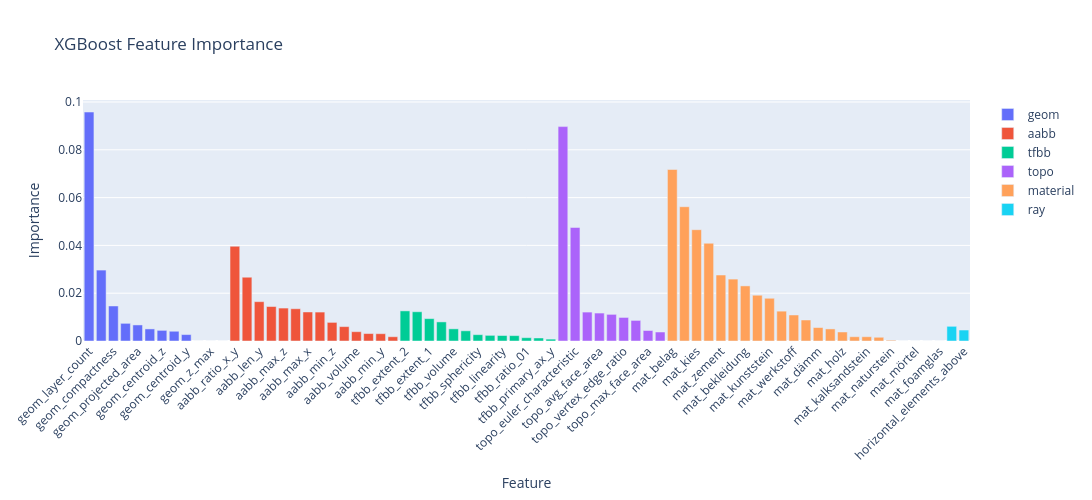

The notebook cell this image was saved under:
### Code cell
# plot feature importance for xgboost
df_imp = trainer_xgb.feature_importances(ALL_FEATURE_KEYS)
plot_feature_importance(df_imp, FEATURE_GROUPS, title="XGBoost Feature Importance")

### Figure 1 — Plotly figure (JSON) as saved in the notebook; plotly's stock layout.template omitted (floating-point values rounded to 4 significant figures)
{"data": [{"hovertemplate": "%{x}<br>Importance: %{y:.4f}<extra></extra>", "marker": {"color": "#636EFA"}, "name": "geom", "type": "bar", "x": ["geom_layer_count", "geom_ratio_area_vol", "geom_compactness", "geom_centroid_x", "geom_projected_area", "geom_surface_area", "geom_centroid_z", "geom_volume", "geom_centroid_y", "geom_z_range", "geom_z_max", "geom_z_min"], "y": [0.09579, 0.02967, 0.01465, 0.007387, 0.006715, 0.005053, 0.004447, 0.00408, 0.00269, 0.0, 0.0, 0.0]}, {"hovertemplate": "%{x}<br>Importance: %{y:.4f}<extra></extra>", "marker": {"color": "#EF553B"}, "name": "aabb", "type": "bar", "x": ["aabb_ratio_x_y", "aabb_len_x", "aabb_len_y", "aabb_len_z", "aabb_max_z", "aabb_ratio_z_y", "aabb_max_x", "aabb_ratio_z_x", "aabb_min_z", "aabb_max_y", "aabb_volume", "aabb_min_x", "aabb_min_y", "aabb_diagonal"], "y": [0.03965, 0.02668, 0.01646, 0.01443, 0.01378, 0.0135, 0.01215, 0.01211, 0.007788, 0.00602, 0.003899, 0.003114, 0.003054, 0.001785]}, {"hovertemplate": "%{x}<br>Importance: %{y:.4f}<extra></extra>", "marker": {"color": "#00CC96"}, "name": "tfbb", "type": "bar", "x": ["tfbb_extent_2", "tfbb_ratio_12", "tfbb_extent_1", "tfbb_extent_0", "tfbb_volume", "tfbb_planarity", "tfbb_sphericity", "tfbb_ratio_02", "tfbb_linearity", "tfbb_primary_ax_z", "tfbb_ratio_01", "tfbb_primary_ax_x", "tfbb_primary_ax_y"], "y": [0.0126, 0.01224, 0.009365, 0.007993, 0.005086, 0.004269, 0.002647, 0.00236, 0.002299, 0.002252, 0.001379, 0.001265, 0.0007842]}, {"hovertemplate": "%{x}<br>Importance: %{y:.4f}<extra></extra>", "marker": {"color": "#AB63FA"}, "name": "topo", "type": "bar", "x": ["topo_unique_edge_count", "topo_euler_characteristic", "topo_connected_components", "topo_avg_face_area", "topo_face_count", "topo_vertex_edge_ratio", "topo_vertex_count", "topo_max_face_area", "topo_genus"], "y": [0.08971, 0.0475, 0.0121, 0.01169, 0.01114, 0.009854, 0.008609, 0.004392, 0.003761]}, {"hovertemplate": "%{x}<br>Importance: %{y:.4f}<extra></extra>", "marker": {"color": "#FFA15A"}, "name": "material", "type": "bar", "x": ["mat_belag", "mat_gips", "mat_kies", "mat_beton", "mat_zement", "mat_metall", "mat_bekleidung", "mat_backstein", "mat_kunststein", "mat_aluminium", "mat_werkstoff", "mat_allgemein", "mat_dämm", "mat_stahl", "mat_holz", "mat_keramik", "mat_kalksandstein", "mat_glas", "mat_naturstein", "mat_kunststoff", "mat_mörtel", "mat_putz", "mat_foamglas"], "y": [0.07176, 0.05618, 0.04657, 0.04089, 0.02761, 0.0259, 0.02305, 0.01915, 0.01788, 0.01249, 0.01088, 0.008782, 0.005635, 0.005056, 0.00377, 0.001791, 0.001789, 0.001562, 0.0003154, 0.0, 0.0, 0.0, 0.0]}, {"hovertemplate": "%{x}<br>Importance: %{y:.4f}<extra></extra>", "marker": {"color": "#19D3F3"}, "name": "ray", "type": "bar", "x": ["horizontal_elements_below", "horizontal_elements_above"], "y": [0.006146, 0.00459]}], "layout": {"barmode": "group", "height": 500, "title": {"text": "XGBoost Feature Importance"}, "width": 1400, "xaxis": {"tickangle": -45, "title": {"text": "Feature"}}, "yaxis": {"title": {"text": "Importance"}}}}
